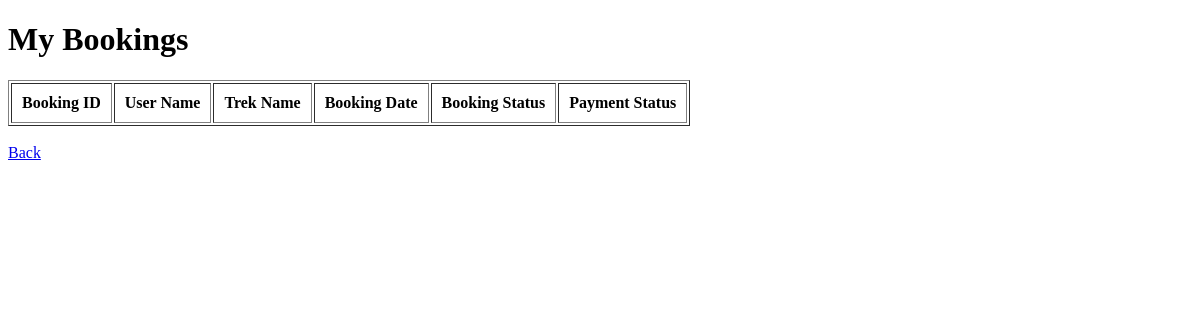
Before: /user/bookings with the older database file.
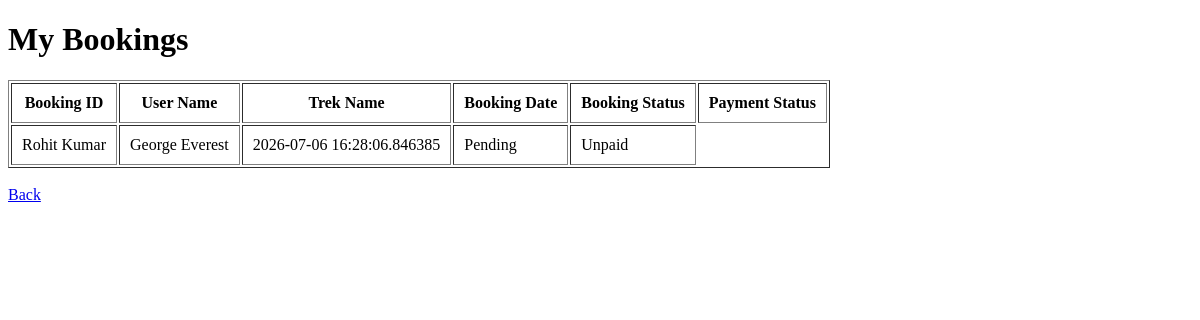
After: the same page with the newer database file.
### models/models.py (models this page shows)
class Booking(db.Model):
    __tablename__ = "bookings"
    id = db.Column(db.Integer, primary_key=True)
    user_id = db.Column(
        db.Integer,
        db.ForeignKey("users.id"),
        nullable=False
    )
    trek_id = db.Column(
        db.Integer,
        db.ForeignKey("treks.id"),
        nullable=False
    )
    booking_date = db.Column(
        db.DateTime,
        default=datetime.utcnow
    )
    booking_status = db.Column(
        db.String(20),
        default="Pending"
    )
    payment_status = db.Column(
        db.String(20),
        default="Unpaid"
    )

class User(db.Model):
    __tablename__ = "users"
    id = db.Column(db.Integer, primary_key=True)
    full_name = db.Column(db.String(100), nullable=False)
    email = db.Column(db.String(120), unique=True, nullable=False)
    password = db.Column(db.String(255), nullable=False)
    role = db.Column(db.String(20), nullable=False)
    status = db.Column(
    db.String(20),
    default="approved"
    )
    created_at = db.Column(db.DateTime, default=datetime.utcnow)
    bookings = db.relationship(
        "Booking",
        backref="user",
        lazy=True
    )
    assigned_treks = db.relationship(
    "Trek",
    foreign_keys="Trek.assigned_staff_id",
    backref="assigned_staff",
    lazy=True
    )

class Trek(db.Model):
    __tablename__ = "treks"
    id = db.Column(db.Integer, primary_key=True)
    trek_name = db.Column(db.String(100), nullable=False)
    difficulty = db.Column(db.String(50))
    duration_days = db.Column(db.Integer)
    available_slots = db.Column(db.Integer)
    status = db.Column(
        db.String(20),
        default="Open"
    )
    assigned_staff_id = db.Column(
        db.Integer,
        db.ForeignKey("users.id")
    )
    bookings = db.relationship(
        "Booking",
        backref="trek",
        lazy=True
    )

### controllers/auth.py (the view)
@auth.route("/user/bookings")
def my_bookings():
    user = User.query.filter_by(
        role="trekker"
    ).first()
    bookings = Booking.query.filter_by(
        user_id=user.id
    ).all()
    return render_template(
        "my_bookings.html",
        bookings=bookings
    )

### templates/my_bookings.html (shortened to what this page needs)
<!DOCTYPE html>
<html>
<head>
</head>
<body>
<h1>My Bookings</h1>
<table border="1" cellpadding="10">
<tr>
    <th>Booking ID</th>
    <th>User Name</th>
    <th>Trek Name</th>
    <th>Booking Date</th>
    <th>Booking Status</th>
    <th>Payment Status</th>
</tr>
{% for booking in bookings %}
<tr>
<td>{{ booking.user.full_name }}</td>
<td>{{ booking.trek.trek_name }}</td>
<td>{{ booking.booking_date }}</td>
<td>{{ booking.booking_status }}</td>
<td>{{ booking.payment_status }}</td>
</tr>
{% endfor %}
</table>
<br>
<a href="/user/treks">
Back
</a>
</body>
</html>

Changed rows visible on the page:
added Booking: user.full_name "Rohit Kumar", trek.trek_name "George Everest", booking_date "2026-07-06 16:28:06.846385", booking_status "Pending", payment_status "Unpaid"
